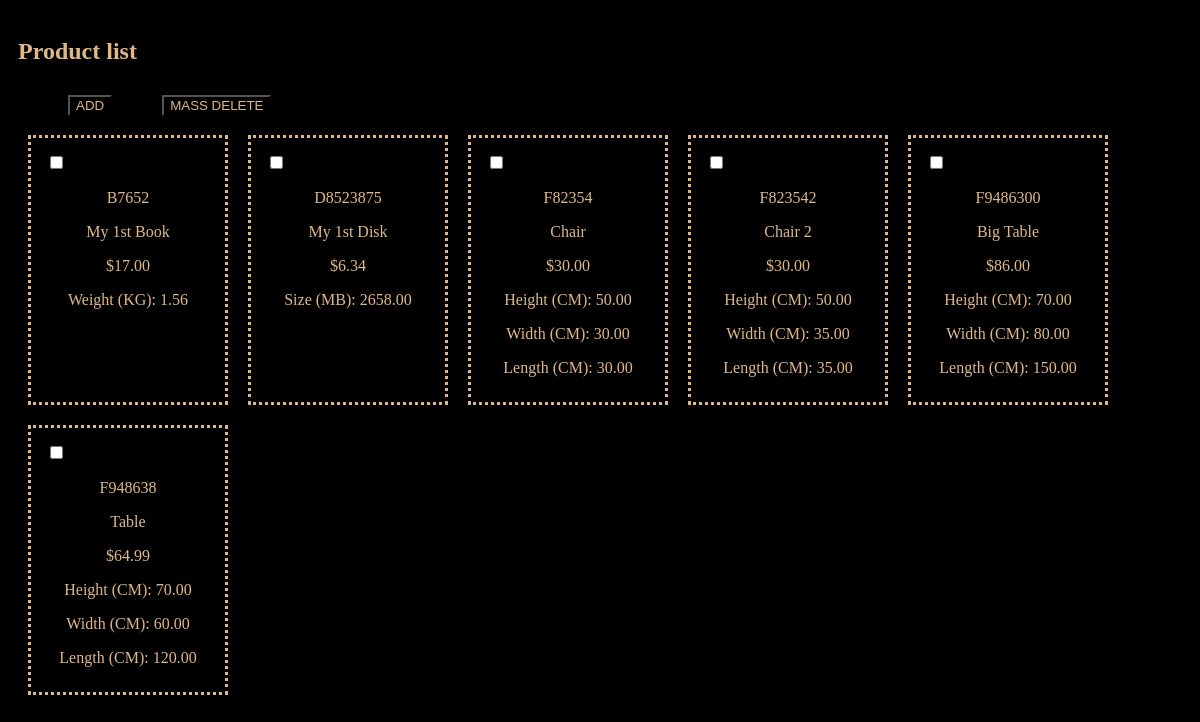
The app's page /app/public/index.php with its own data.
### tables this page shows
CREATE TABLE IF NOT EXISTS `products` (
  `sku` varchar(50) NOT NULL,
  `name` varchar(50) NOT NULL,
  `price` decimal(20,2) unsigned NOT NULL,
  `id_product_type` int(10) unsigned NOT NULL,
  PRIMARY KEY (`sku`),
  KEY `id_product_type` (`id_product_type`),
  KEY `sku` (`sku`,`id_product_type`),
  CONSTRAINT `products_ibfk_1` FOREIGN KEY (`id_product_type`) REFERENCES `product_types` (`id`)
);

### app/classes/ManageUrls.php (called while the page is built)
<?php
class ManageUrls
{
    public static function constructUrl($relUrl = '')
    {
        if($relUrl == '') {
            return sprintf(
                "%s://%s:%s",
                isset($_SERVER['HTTPS']) && $_SERVER['HTTPS'] != 'off' ? 'https' : 'http',
                $_SERVER['HTTP_HOST'],
                $_SERVER['SERVER_PORT']
              );
        } else {
            return sprintf(
                "%s://%s:%s/%s/",
                isset($_SERVER['HTTPS']) && $_SERVER['HTTPS'] != 'off' ? 'https' : 'http',
                $_SERVER['HTTP_HOST'],
                $_SERVER['SERVER_PORT'],
                $relUrl
              );
        }
    }
}

### app/classes/Database.php (called while the page is built, shortened)
<?php
class Database extends PDO
{
    public function getProductFromDb($sku)
    {
        $product = new Product();
        $stmt = $this->prepare("SELECT name, price, id_product_type
            FROM products
            WHERE sku = :sku");
        $stmt->execute(['sku' => $sku]);
        $mainParams = $stmt->fetchAll();
        $product->setSku($sku);
        $product->setName($mainParams[0][0]);
        $product->setPrice($mainParams[0][1]);
        $product->setTypeId($mainParams[0][2]);
        $stmt = $this->prepare("SELECT property_value
            FROM property_values
            WHERE product_sku = :sku");
        $stmt->execute(['sku' => $sku]);
        $specParams = $stmt->fetchAll();
        $specArr = [];
        foreach ($specParams as $spec) {
            array_push($specArr, $spec[0]);
        }
        $product->setSpecial($specArr);
        $product->setSpecialsNames();
        return $product;
    }
    public function isSkuInDb($sku)
    {
        $skuArr = $this->getAllSku();
        if (in_array(strtoupper($sku), $skuArr)) {
            return true;
        } else {
            return false;
        }
    }
    public function getAllSku()
    {
        $stmt = $this->prepare("SELECT sku FROM products");
        $stmt->execute();
        $allSku = $stmt->fetchAll();
        $skuArr = [];
        foreach ($allSku as $skuBlock) {
            array_push($skuArr, $skuBlock[0]);
        }
        return $skuArr;
    }
}

### app/classes/Product.php (the view, shortened to what this page needs)
<?php
class Product
{
    protected $sku;
    protected $name;
    protected $price;
    protected $typeId;
    protected $special;
    protected $specialsNames;
    public function echoProduct()
    {
        echo '<div class="productDiv">';
        echo '<input type="checkbox" class="delete-checkbox" name="'.$this->sku.'" value="'.$this->sku.'">';
        echo '<div class="mainParams">'.
            '<p class="par">'.$this->sku.'</p>'.
            '<p class="par">'.$this->name.'</p>'.
            '<p class="par">$'.$this->price.'</p>'.
            '</div>';
        echo '<div class="specialParams">';
        for ($i=0; $i<count($this->special); $i++) {
            echo '<p class="par">'.$this->specialsNames[$i].$this->special[$i].'</p>';
        }
        echo '</div>';
        echo '</div>';
    }
    public static function checkSku($sku): bool
    {
        return true;
    }
    public static function checkName($name): bool
    {
        return true;
    }
    public static function checkPrice($price): bool
    {
        if ($price < 0) {
            return false;
        } else {
            return true;
        }
    }
    public static function checkTypeId($typeId): bool
    {
        $db = new Database();
        $idArr = $db->getAllProductTypeIds();
        if (in_array($typeId, $idArr)) {
            return true;
        } else {
            return false;
        }
    }
    public function setSku($sku): self
    {
        if ($this->checkSku($sku)) {
            $this->sku = strtoupper($sku);
            return $this;
        } else {
            throw new Exception("SKU should be unique!");
        }
    }
    public function setName($name): self
    {
        if ($this->checkName($name)) {
            $this->name = $name;
            return $this;
        } else {
            throw new Exception("Name is invalid!");
        }
    }
    public function setPrice($price): self
    {
        if ($this->checkPrice($price)) {
            $this->price = $price;
            return $this;
        } else {
            throw new Exception("Price can't be negative!");
        }
    }
    public function setTypeId($typeId): self
    {
        if ($this->checkTypeId($typeId)) {
            $this->typeId = $typeId;
            return $this;
        } else {
            throw new Exception("Invalid product type ID!");
        }
    }
    public function setSpecial($special): self
    {
        $result = true;
        if ($result) {
            $this->special = $special;
            return $this;
        } else {
            throw new Exception("One or more of the special parameters is invalid!");
        }
    }
    public function setSpecialsNames(): self
    {
        $db = new Database();
        $specialsNames = $db->getCurrentTypeProps($this->typeId);
        $this->specialsNames = $specialsNames;
        return $this;
    }
}

### app/templates/header0.php
<!DOCTYPE html>
<html lang="en">
    <head>

### app/templates/header.php (shortened to what this page needs)
    <link href="../styles.css" rel="stylesheet">
</head>
<body>

### app/public/index.php (shortened to what this page needs)
<?php
require_once '/app/templates/header0.php';
?>
<?php
require_once '/app/templates/header.php';
?>
<h2>Product list</h2>
<form action="<?php echo ManageUrls::constructUrl("add-product");?>">
    <button id="add" type="submit">ADD</button>
</form>
<form method="POST" action="index.php">
    <button id="massdel" type="submit">MASS DELETE</button>
    <div id="allProducts">
        <?php
            $db = new Database();
            if ($_SERVER["REQUEST_METHOD"] == "POST") {
                if (empty($_POST)) {
                    redirect("/");
                    exit;
                } else {
                    foreach ($_POST as $sku) {
                        if ($db->isSkuInDb($sku)) {
                            $db->deleteProduct($sku);
                        } else {
                            throw new Exception("Somehow a wrong SKU was pssed for deletion!");
                            die;
                        }
                    }
                    redirect("/");
                    exit;
                }
            } else {
                $allSku = $db->getAllSku();
                sort($allSku);
                foreach ($allSku as $sku) {
                    $product = $db->getProductFromDb($sku);
                    $product->echoProduct();
                }
            }
        ?>
    </div>
</form>
<?php
require_once '/app/templates/footer.php'
?>

### app/public/styles.css (style rules this page uses)
* { box-sizing: border-box; background-color: black; color: burlywood; }
body { padding: 10px; }
.productDiv { border-style: dotted; float: left; padding: 15px; margin: 10px; height: 270px; width: 200px; }
.par { text-align: center; }
#add, #massdel { margin-top: 10px; margin-left: 50px; float: left; }
#allProducts { padding-top: 40px; }

### records on screen
products: name "My 1st Book", price "17.00"
products: name "My 1st Disk", price "6.34"
products: name "Chair", price "30.00"
products: name "Chair 2", price "30.00"
products: name "Big Table", price "86.00"
products: name "Table", price "64.99"

### other values on screen
$this->sku "B7652"
$this->specialsNames[$i] "Weight (KG):"
$this->special[$i] "1.56"
$this->sku "D8523875"
$this->specialsNames[$i] "Size (MB):"
$this->special[$i] "2658.00"
$this->sku "F82354"
$this->specialsNames[$i] "Height (CM):"
$this->special[$i] "50.00"
$this->specialsNames[$i] "Width (CM):"
$this->special[$i] "30.00"
$this->specialsNames[$i] "Length (CM):"
$this->sku "F823542"
$this->special[$i] "35.00"
$this->sku "F9486300"
